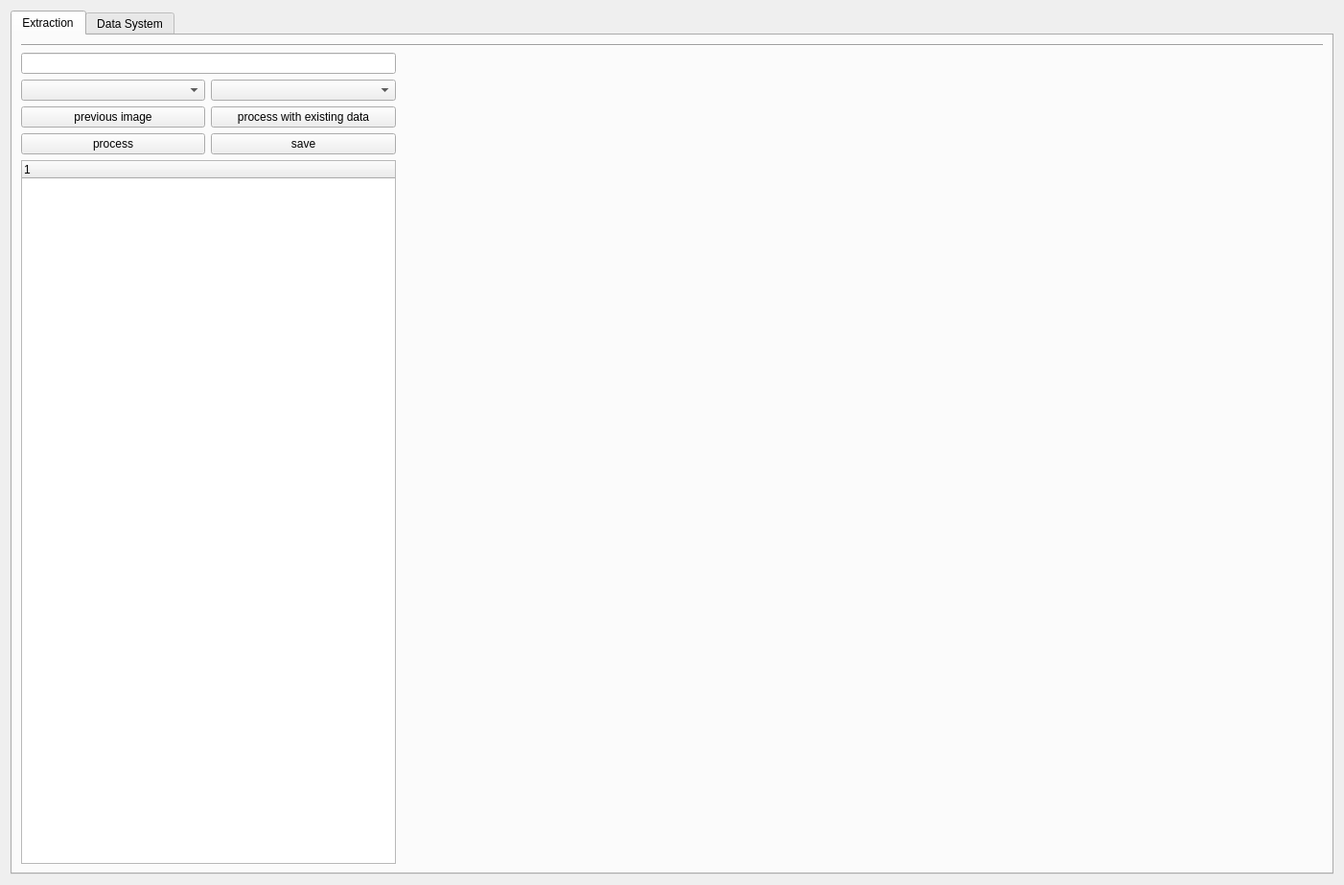
<?xml version="1.0" encoding="UTF-8"?>
<ui version="4.0">
 <class>Widget</class>
 <widget class="QWidget" name="Widget">
  <property name="geometry">
   <rect>
    <x>0</x>
    <y>0</y>
    <width>1402</width>
    <height>923</height>
   </rect>
  </property>
  <property name="windowTitle">
   <string>Widget</string>
  </property>
  <layout class="QGridLayout" name="gridLayout_2">
   <item row="0" column="0">
    <layout class="QGridLayout" name="gridLayout_5">
     <property name="sizeConstraint">
      <enum>QLayout::SetMaximumSize</enum>
     </property>
     <item row="0" column="0">
      <widget class="QTabWidget" name="Tab_Widget">
       <property name="tabPosition">
        <enum>QTabWidget::North</enum>
       </property>
       <property name="tabShape">
        <enum>QTabWidget::Rounded</enum>
       </property>
       <property name="currentIndex">
        <number>0</number>
       </property>
       <property name="movable">
        <bool>false</bool>
       </property>
       <widget class="QWidget" name="tab">
        <attribute name="title">
         <string>Extraction</string>
        </attribute>
        <layout class="QGridLayout" name="gridLayout_4">
         <item row="1" column="0">
          <layout class="QGridLayout" name="Extraction_GridLayout">
           <property name="sizeConstraint">
            <enum>QLayout::SetFixedSize</enum>
           </property>
           <item row="2" column="1">
            <widget class="QPushButton" name="process_with_existing_button">
             <property name="text">
              <string>process with existing data</string>
             </property>
            </widget>
           </item>
           <item row="1" column="0">
            <widget class="QComboBox" name="Company_ComboBox"/>
           </item>
           <item row="0" column="2" rowspan="7" colspan="5">
            <layout class="QVBoxLayout" name="Matplot_VLayout"/>
           </item>
           <item row="3" column="0">
            <widget class="QPushButton" name="process_button">
             <property name="text">
              <string>process</string>
             </property>
            </widget>
           </item>
           <item row="3" column="1">
            <widget class="QPushButton" name="save_button">
             <property name="text">
              <string>save</string>
             </property>
            </widget>
           </item>
           <item row="2" column="0">
            <widget class="QPushButton" name="add_folder_button">
             <property name="text">
              <string>previous image</string>
             </property>
            </widget>
           </item>
           <item row="1" column="1">
            <widget class="QComboBox" name="Category_ComboBox"/>
           </item>
           <item row="4" column="0" rowspan="3" colspan="2">
            <layout class="QVBoxLayout" name="File_Explorer_VLayout">
             <item>
              <widget class="QTreeWidget" name="File_Explore_List_Widget">
               <column>
                <property name="text">
                 <string notr="true">1</string>
                </property>
               </column>
              </widget>
             </item>
            </layout>
           </item>
           <item row="0" column="0" colspan="2">
            <widget class="QLineEdit" name="search_company_name_lineBox">
             <property name="sizePolicy">
              <sizepolicy hsizetype="Preferred" vsizetype="Fixed">
               <horstretch>0</horstretch>
               <verstretch>0</verstretch>
              </sizepolicy>
             </property>
             <property name="autoFillBackground">
              <bool>false</bool>
             </property>
             <property name="text">
              <string/>
             </property>
            </widget>
           </item>
          </layout>
         </item>
         <item row="0" column="0">
          <widget class="Line" name="line">
           <property name="orientation">
            <enum>Qt::Horizontal</enum>
           </property>
          </widget>
         </item>
        </layout>
       </widget>
       <widget class="QWidget" name="tab_2">
        <attribute name="title">
         <string>Data System</string>
        </attribute>
        <layout class="QGridLayout" name="gridLayout_3">
         <item row="0" column="0">
          <layout class="QGridLayout" name="gridLayout">
           <property name="sizeConstraint">
            <enum>QLayout::SetFixedSize</enum>
           </property>
           <item row="2" column="2">
            <widget class="QPushButton" name="pushButton">
             <property name="text">
              <string>PushButton</string>
             </property>
            </widget>
           </item>
           <item row="2" column="1">
            <widget class="QPushButton" name="pushButton_5">
             <property name="text">
              <string>PushButton</string>
             </property>
            </widget>
           </item>
           <item row="1" column="1" colspan="6">
            <widget class="QTableWidget" name="tableWidget"/>
           </item>
           <item row="0" column="1" colspan="3">
            <widget class="QLineEdit" name="lineEdit_2"/>
           </item>
           <item row="2" column="3">
            <widget class="QPushButton" name="pushButton_2">
             <property name="text">
              <string>PushButton</string>
             </property>
            </widget>
           </item>
           <item row="0" column="5">
            <widget class="QComboBox" name="comboBox_2"/>
           </item>
           <item row="0" column="4">
            <widget class="QPushButton" name="pushButton_4">
             <property name="text">
              <string>Search</string>
             </property>
            </widget>
           </item>
           <item row="0" column="6">
            <widget class="QComboBox" name="comboBox_3"/>
           </item>
           <item row="2" column="4">
            <widget class="QPushButton" name="pushButton_3">
             <property name="text">
              <string>PushButton</string>
             </property>
            </widget>
           </item>
          </layout>
         </item>
        </layout>
       </widget>
      </widget>
     </item>
    </layout>
   </item>
  </layout>
 </widget>
 <resources/>
 <connections/>
</ui>
